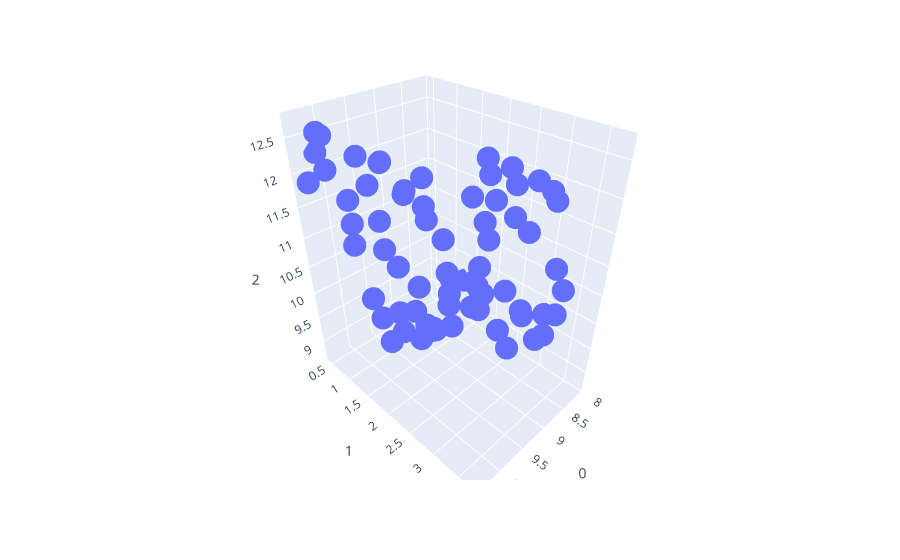

This figure's notebook cell:
### Markdown cell above
#### 3D Projection

### Code cell
umapper_3d= UMAP(n_components= 3, init= 'random', random_state=0, metric='cosine')
proj_3d= umapper_3d.fit_transform(corpusEmb_arr)
fig_3d= px.scatter_3d(proj_3d, x=0, y=1, z=2)
fig_3d.show()
